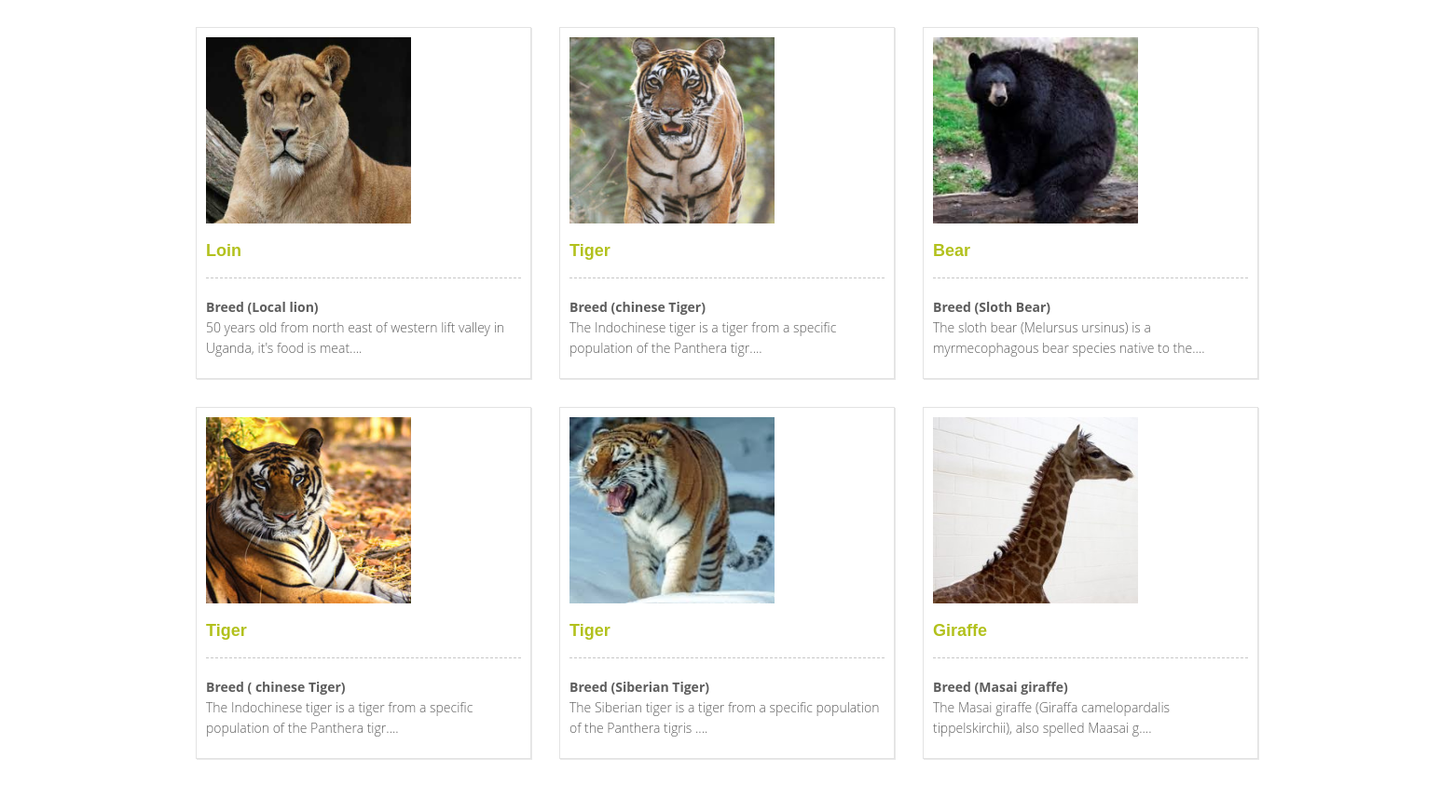
The app's page /zoo/animals.php (middle part), older data.
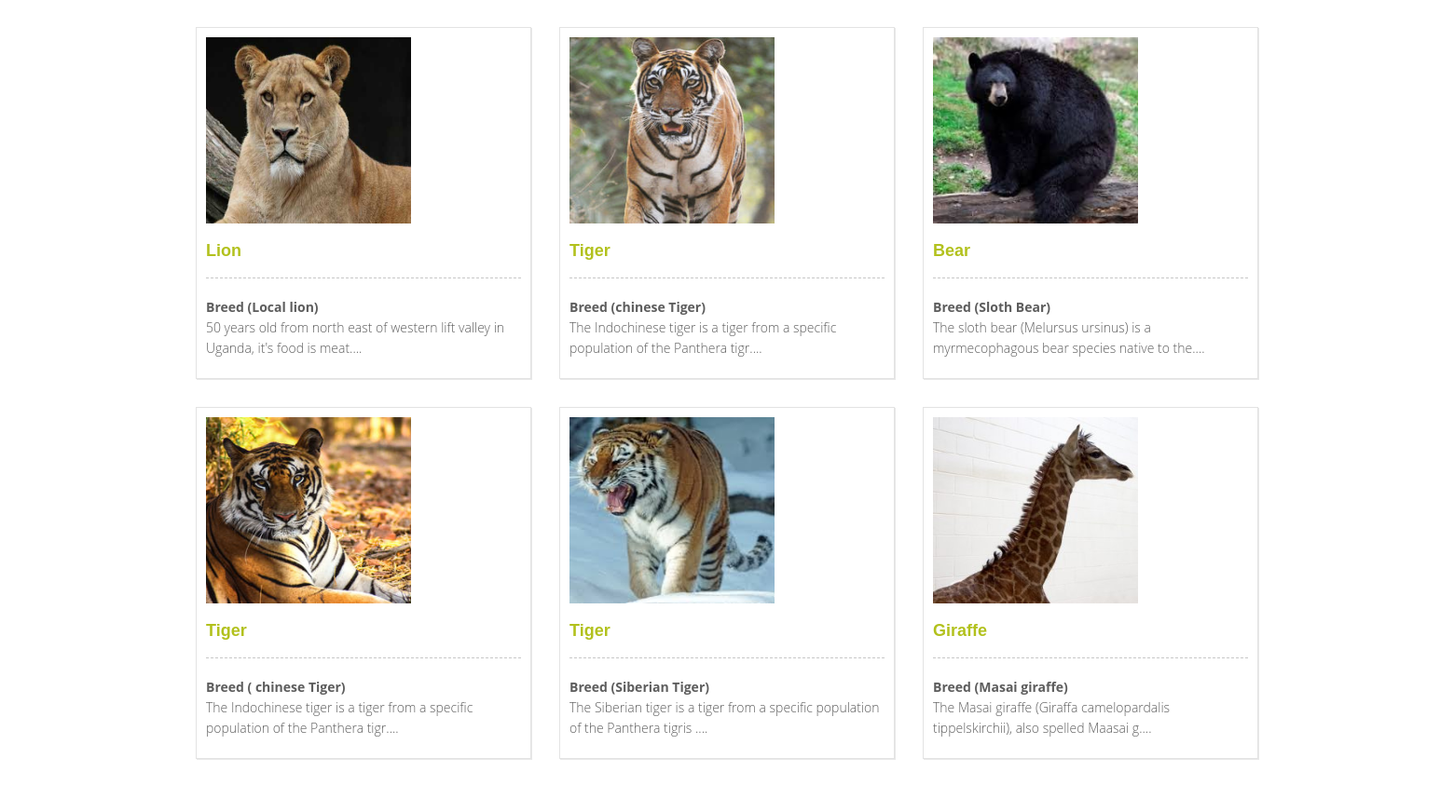
The same page, newer data.
### tables this page shows
CREATE TABLE `tblanimal` (
  `ID` int(10) NOT NULL,
  `AnimalName` varchar(200) DEFAULT NULL,
  `CageNumber` varchar(255) DEFAULT NULL,
  `FeedNumber` varchar(200) DEFAULT NULL,
  `Breed` varchar(200) DEFAULT NULL,
  `AnimalImage` varchar(200) DEFAULT NULL,
  `Description` mediumtext DEFAULT NULL,
  `CreationDate` timestamp NOT NULL DEFAULT current_timestamp() ON UPDATE current_timestamp()
);

### zoo/animals.php (the view, shortened to what this page needs)
<?php
include('includes/dbconnection.php');
?>
<!DOCTYPE html>
<html lang="en">
<head>
	<link href="css/bootstrap.min.css" rel="stylesheet" />
	<link href="css/fancybox/jquery.fancybox.css" rel="stylesheet">
	<link href="css/flexslider.css" rel="stylesheet" />
	<link href="css/style.css" rel="stylesheet" />
</head>
<body>
	<div id="wrapper">
		<section id="content">
			<div class="container">
				<div class="row box-section">
					<?php
					$query=mysqli_query($con,"select * from tblanimal order by rand() ");
					while ($row=mysqli_fetch_array($query))
					{
						?>
						<div class="col-md-4 " style="margin-bottom: 30px;">
							<div class="box-content">
								<a href="details.php?anid=<?php echo $row['ID'];?>">
									<img class="" src="admin/images/<?php echo $row['AnimalImage'];?>" width='220' height='200' alt="">
									<h3><?php echo $row['AnimalName'];?> <span class="price pull-right"></span></h3>
									<strong>Breed (<?php echo $row['Breed'];?>)</strong>
									<p><?php echo substr($row['Description'],0,80);?>....</p>
								</a>
							</div>
						</div>
						<?php
					}?>
				</div>
			</section>
		</div>
</body>
</html>

Row changes from the older to the newer data that the page shows:
changed tblanimal "Local lion": AnimalName "Loin" → "Lion"
